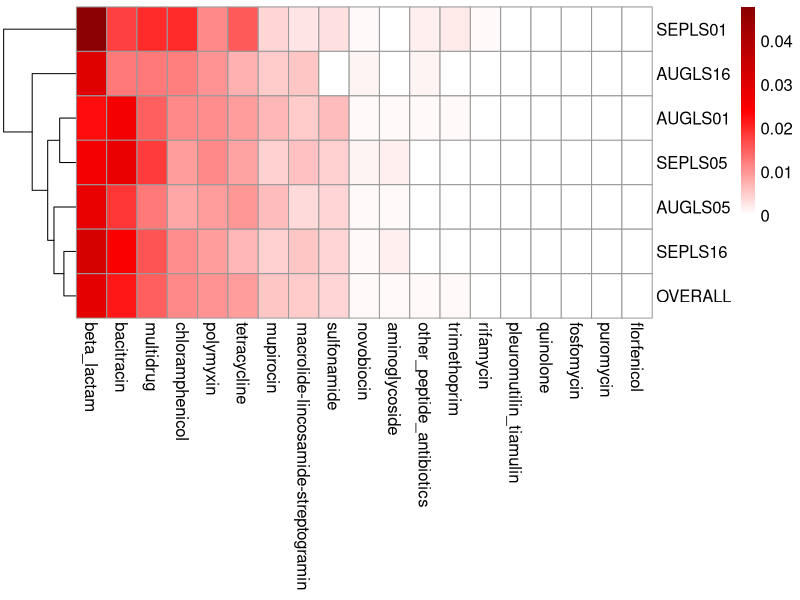

This figure's R source:
# Load necessary packages
library(pheatmap)

#### Profiling by type; normalized to cell count
# Import args-oap output file: metadata.txt
args_oap_metadata <- read.table('args-oap_output/metadata.txt', header=TRUE, row.names=1)

# Import args-oap output file: normalized_cell.type.txt
normalized_cell.type <- as.data.frame(t(read.table('args-oap_output/normalized_cell.type.txt', row.names=1, header=TRUE)))
rownames(normalized_cell.type) <- sub("_.*", "", rownames(normalized_cell.type)) # Clean rownames

# Add OVERALL abundance row. OVERALL represents the cumulative abundance of ARG types from all samples normalized to the total cell copy number

overall <- c() # declare empty vector
for (i in 1:ncol(normalized_cell.type)) { # Loop over columns of normalized_cell.type
  value <- sum(args_oap_metadata[["nCell"]] * normalized_cell.type[[i]]) / 
    sum(args_oap_metadata[["nCell"]]) # Compute overall for column i
  overall <- c(overall, value) # Append to vector
}
ARG_type_df <- rbind(normalized_cell.type, OVERALL = overall) # add overall vector as new row

# Convert to matrix
ARG_type_mat <- as.matrix(ARG_type_df)

# Get last row index
overall_row <- nrow(ARG_type_mat)

# Reorder columns by values of last row (descending)
ARG_type_mat_ordered <- ARG_type_mat[, order(ARG_type_mat[overall_row, ], decreasing = TRUE)]

# Create heatmap with dendrogram
pheatmap(
  ARG_type_mat_ordered,
  scale = "none",
  cluster_rows = TRUE,
  cluster_cols = FALSE,
  color = colorRampPalette(c("white", "red", "darkred"))(100),
  fontsize = 12,
  fontsize_row = 12,
  fontsize_col = 12,
  fontfamily = "sans"
)

# Export ARG table
library(tibble)
ARG_type_transposed <- rownames_to_column(as.data.frame(t(ARG_type_df)), var = "Type") # for export to xlsx file


